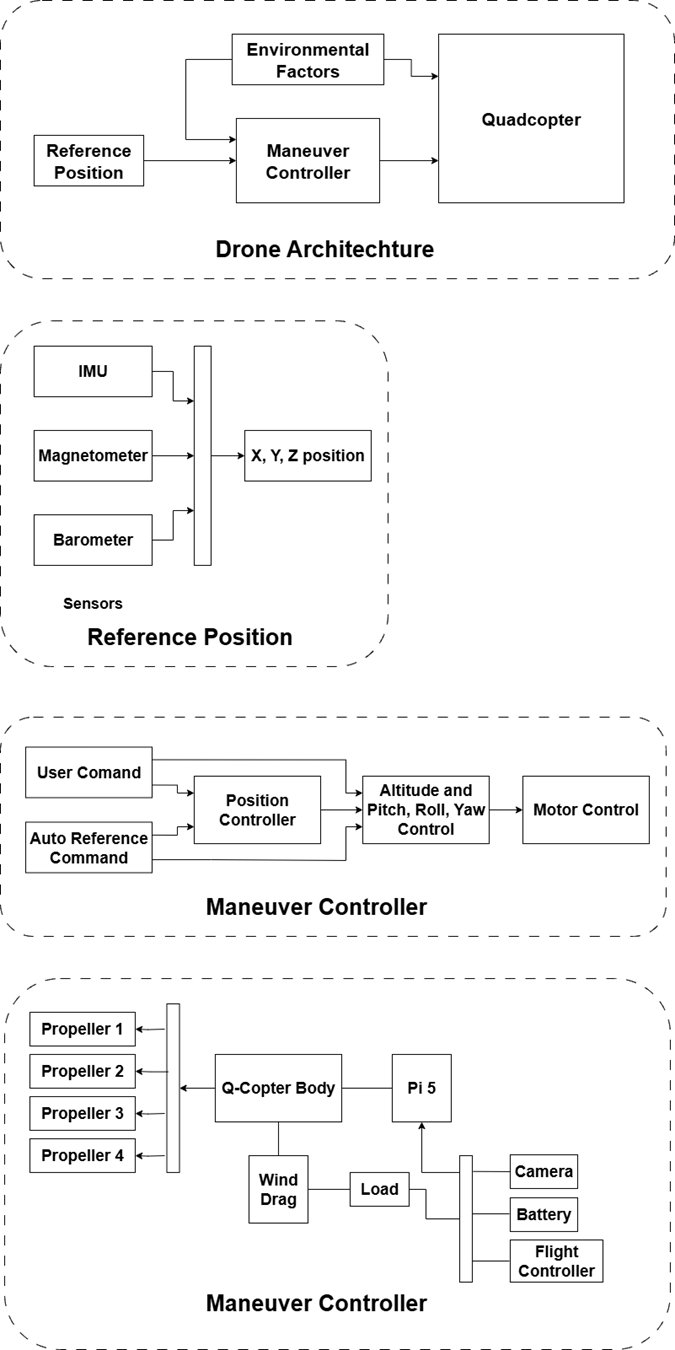
#> input picture assets/projects/aerial-survey/page_143_img_1.jpeg, 675 x 1350 px; its folder holds only this picture in this run
$ python -i trim_whitespace.py   (imports and definitions only)
#> lines starting #> are read from the running program, lines starting #| are printed output that depends on the picture; after the words box and inside, x2 and y2 are one past the last pixel; in counts of white or black regions, pixels touching at a corner belong together
"""
Trim near-white (and near-black) borders from all images in this folder.
Overwrites each image in-place.
"""
from pathlib import Path
from PIL import Image, ImageChops
import numpy as np

FOLDER = Path(__file__).parent
EXTS   = {'.png', '.jpg', '.jpeg', '.webp', '.jpx'}

# How close to pure white (255,255,255) a pixel must be to count as background
WHITE_THRESHOLD = 240   # pixels with ALL channels >= this are "white"
PADDING = 6             # px of padding to leave after trimming


def trim_image(path: Path) -> bool:
    """Return True if the image was changed and saved."""
#> called with path = 'page_143_img_1.jpeg'
    try:
        img = Image.open(path).convert('RGBA')
    except Exception as e:
        print(f"  SKIP {path.name}: {e}")
        return False

    arr = np.array(img)
    # Mask: pixels that are NOT near-white background
    rgb = arr[:, :, :3]
#> rgb is the input picture: shape (1350, 675, 3); min 0, max 255, mean 245.6
    mask = np.any(rgb < WHITE_THRESHOLD, axis=2)   # True = content pixel
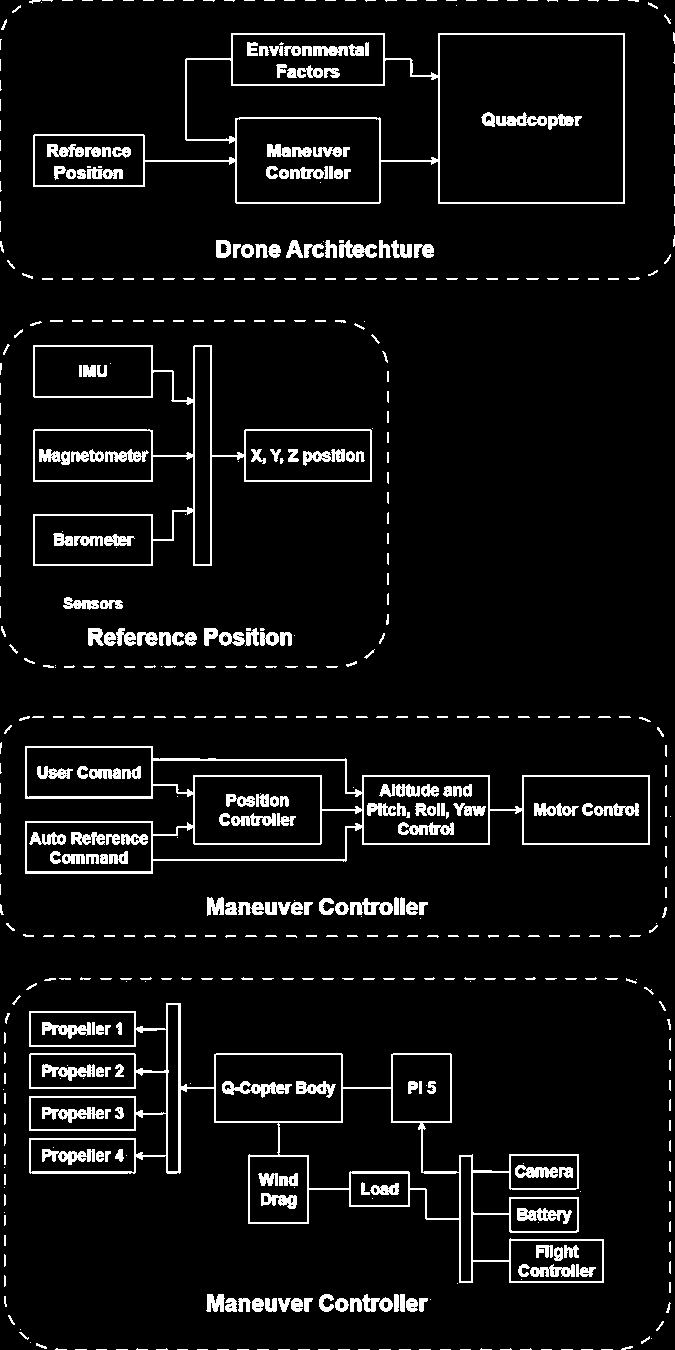
#> mask: shape (1350, 675) bool; 6.5% white; 583 white regions (158 under 20 px), largest, box (x1, y1, x2, y2) and area: (29, 1003, 604, 1283) 8638, (25, 746, 650, 874) 5495, (33, 33, 625, 204) 4668

    rows = np.any(mask, axis=1)   # which rows have content
    cols = np.any(mask, axis=0)   # which cols have content

    if not rows.any():
        print(f"  SKIP {path.name}: image appears entirely blank")
        return False

    r0, r1 = np.where(rows)[0][[0, -1]]
#> r0 = 0; r1 = 1349
    c0, c1 = np.where(cols)[0][[0, -1]]
#> c0 = 0; c1 = 674

    h, w = arr.shape[:2]
#> h = 1350; w = 675
    r0 = max(0,     r0 - PADDING)
    r1 = min(h - 1, r1 + PADDING)
    c0 = max(0,     c0 - PADDING)
    c1 = min(w - 1, c1 + PADDING)

    # Only save if we actually cut something off
    if r0 == 0 and r1 == h - 1 and c0 == 0 and c1 == w - 1:
#> (the run stopped early here; a loop or call above may not have finished)

$ run again, on assets/projects/aerial-survey/aerodynamic_profile.png
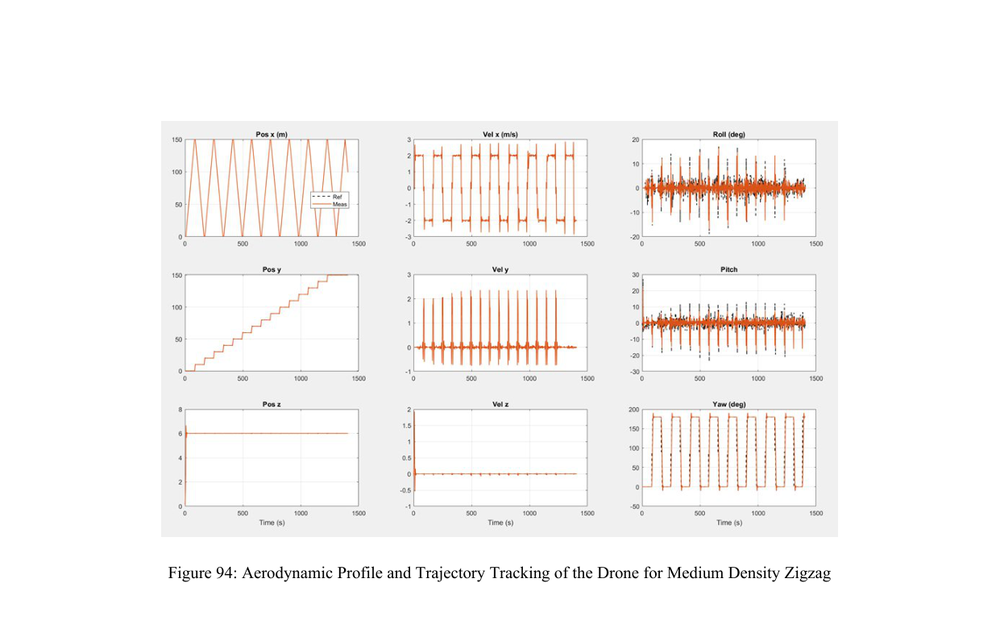
#> input picture assets/projects/aerial-survey/aerodynamic_profile.png, 1000 x 637 px, shrunk from 1241 x 790 before the run
#> in trim_image, rgb is the input picture: shape (637, 1000, 3); mean R, G, B 248.3, 246.6, 245.5
#> in trim_image, `mask = np.any(rgb < WHITE_THRESHOLD, axis=2)`:
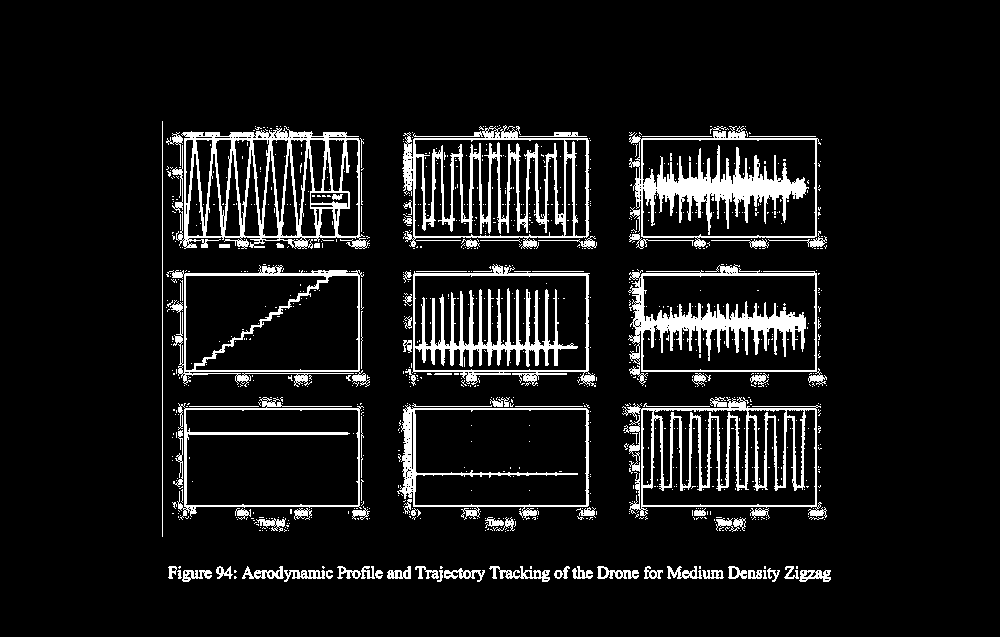
#> mask: shape (637, 1000) bool; 9% white; 963 white regions (866 under 20 px), largest, box (x1, y1, x2, y2) and area: (172, 126, 370, 249) 7076, (629, 126, 821, 249) 6694, (402, 125, 589, 249) 6458
#> in trim_image, `r0, r1 = np.where(rows)[0][[0, -1]]`: r0 = 121; r1 = 581
#> in trim_image, `c0, c1 = np.where(cols)[0][[0, -1]]`: c0 = 162; c1 = 830
#> in trim_image, `r0 = max(0,     r0 - PADDING)`: r0 = 115
#> in trim_image, `r1 = min(h - 1, r1 + PADDING)`: r1 = 587
#> in trim_image, `c0 = max(0,     c0 - PADDING)`: c0 = 156
#> in trim_image, `c1 = min(w - 1, c1 + PADDING)`: c1 = 836
#> in trim_image, `cropped = img.crop((c0, r0, c1 + 1, r1 + 1))`:
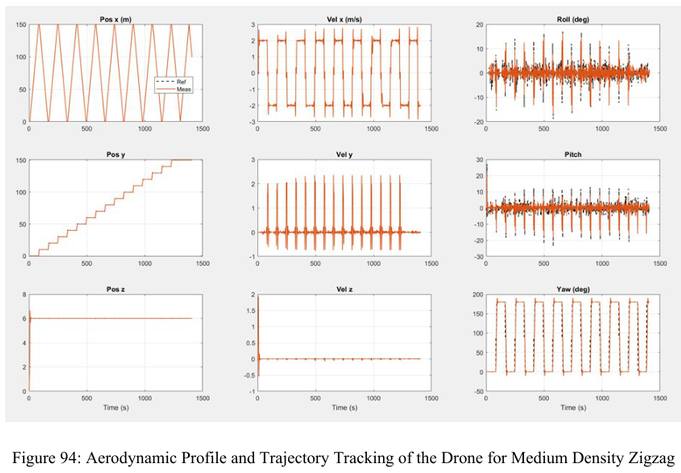
#> cropped: PIL image 681x473 RGBA; mean R, G, B, A 241.9, 238.3, 236.3, 255

$ run again, on assets/projects/aerial-survey/approach1_overview.png
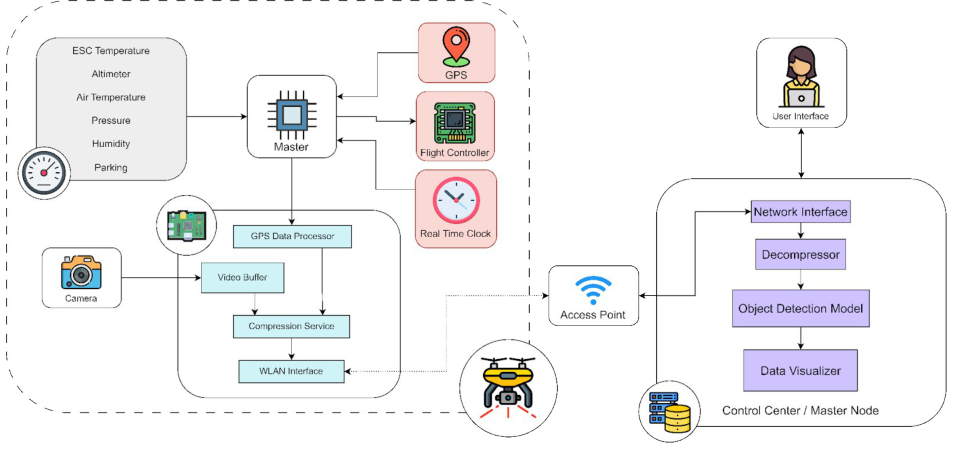
#> input picture assets/projects/aerial-survey/approach1_overview.png, 953 x 449 px
#> in trim_image, img is the input picture: PIL image 953x449 RGBA; mean R, G, B, A 241.9, 241.4, 242.7, 255
#> in trim_image, `mask = np.any(rgb < WHITE_THRESHOLD, axis=2)`:
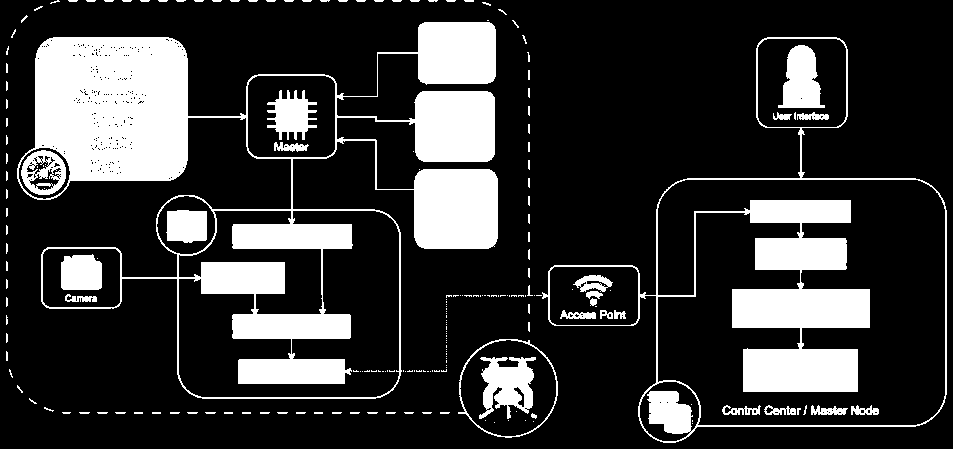
#> mask: shape (449, 953) bool; 20.6% white; 206 white regions (170 under 20 px), largest, box (x1, y1, x2, y2) and area: (17, 22, 498, 399) 53123, (542, 37, 947, 443) 21046, (479, 357, 536, 419) 2202
#> in trim_image, `r0, r1 = np.where(rows)[0][[0, -1]]`: r0 = 0; r1 = 442
#> in trim_image, `c0, c1 = np.where(cols)[0][[0, -1]]`: c0 = 6; c1 = 946
#> in trim_image, `r1 = min(h - 1, r1 + PADDING)`: r1 = 448
#> in trim_image, `c0 = max(0,     c0 - PADDING)`: c0 = 0
#> in trim_image, `c1 = min(w - 1, c1 + PADDING)`: c1 = 952

$ run again, on assets/projects/aerial-survey/approach1_sys.png
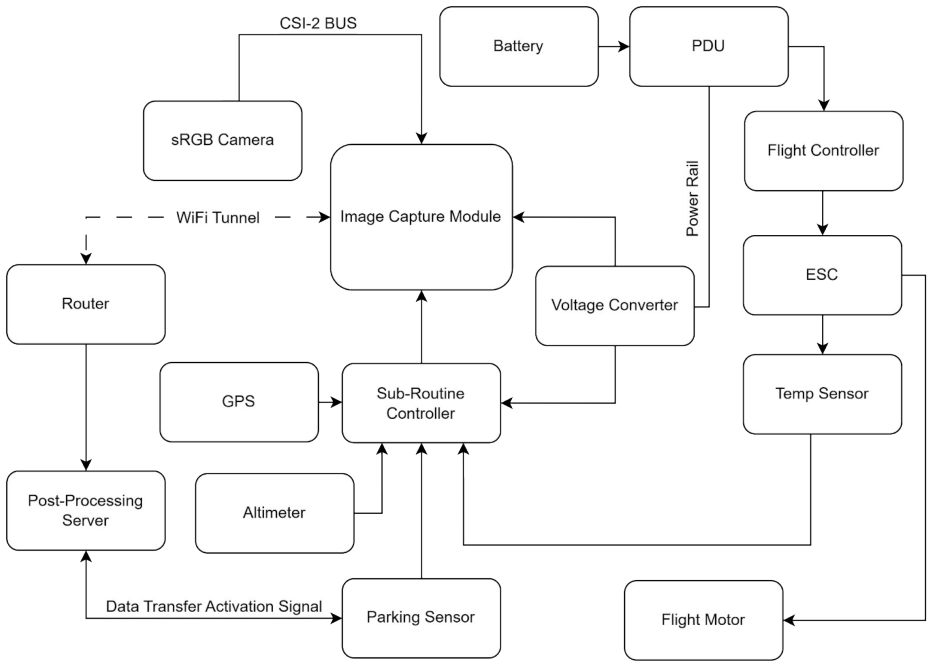
#> input picture assets/projects/aerial-survey/approach1_sys.png, 933 x 667 px
#> in trim_image, img is the input picture: PIL image 933x667 RGBA; mean R, G, B, A 247.4, 247.4, 247.4, 255
#> in trim_image, `mask = np.any(rgb < WHITE_THRESHOLD, axis=2)`:
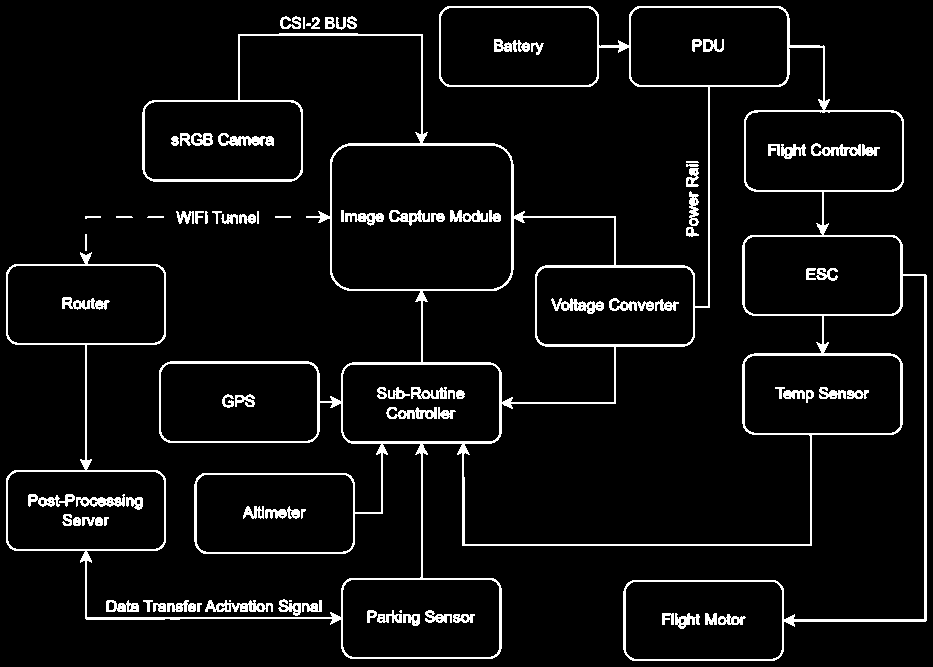
#> mask: shape (667, 933) bool; 5.9% white in thin lines or dots
#> in trim_image, `r0, r1 = np.where(rows)[0][[0, -1]]`: r0 = 6; r1 = 660
#> in trim_image, `c0, c1 = np.where(cols)[0][[0, -1]]`: c0 = 6; c1 = 926
#> in trim_image, `r0 = max(0,     r0 - PADDING)`: r0 = 0
#> in trim_image, `r1 = min(h - 1, r1 + PADDING)`: r1 = 666
#> in trim_image, `c0 = max(0,     c0 - PADDING)`: c0 = 0
#> in trim_image, `c1 = min(w - 1, c1 + PADDING)`: c1 = 932
